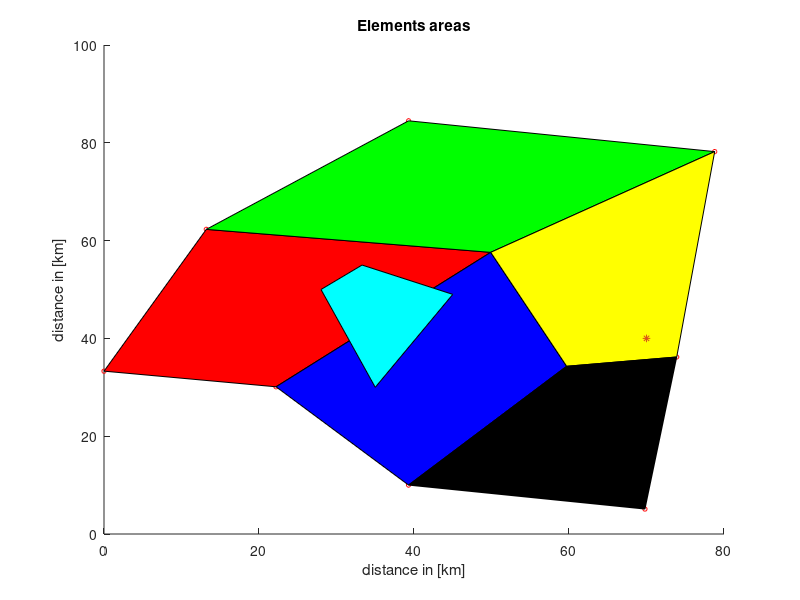

The MATLAB script that drew this image: (Note: this script raises an error after producing the figure.)
%% Program: RAINFALL 
%
%   @DESCRIPTION: Define the amount of rainfall 
%   @AUTHOR: Renan Miranda Portela
%
%% Clean memory and close windows
clear all
close all
clc

%% COORDINATE MATRIX
%   coord = [number | X-position | Y-position] 

coord = [1 0 33.3;
         2 13.2 62.3;
         3 39.3 84.5;
         4 22.2 30.1;
         5 49.9 57.6;
         6 78.8 78.2;
         7 39.3 10.0;
         8 59.7 34.3;
         9 73.9 36.2;
         10 69.8 5.1;
         11 28.0 50.0;
         12 33.3 55.0;
         13 45.0 49.0;
         14 35.0 30.0];
     
scatter(coord(:,2),coord(:,3),10,[1 0 0]) % presenting the nodes
     
%% INCIDENCE MATRIX
% inci = [number of the element | node-1 | node-2 | node-3 | node-4 ]

inci = [1 1 4 5 2;
        2 2 5 6 3;
        3 4 7 8 5;
        4 5 8 9 6;
        5 7 10 9 8;
        6 11 14 13 12];

%% RAINFALL MATRIX
u = [4.62 3.81 4.76 5.45 4.90 10.35 4.96 4.26 18.36 15.69];
    
%% COLOR MATRIX
cores = [1 0 0;
         0 1 0;
         0 0 1;
         1 1 0;
         0 0 0;
         0 1 1];

%% AREA PLOTS     
 for i = 1:size(inci,1)
     x = [coord(inci(i,2),2),coord(inci(i,3),2),coord(inci(i,4),2),coord(inci(i,5),2)];
     y = [coord(inci(i,2),3),coord(inci(i,3),3),coord(inci(i,4),3),coord(inci(i,5),3)];
     patch(x,y,cores(i,:))
 end
 
title('Elements areas')
xlabel('distance in [km]')
ylabel('distance in [km]')
hold on 
scatter(70,40,30,'*')

%% TOTAL AREA
A = 0;            % STARTING SUM
a_i = zeros(5,1); % ELEMENT AREA VALUE 

for i = 1:5                  % COMPUTING THE AREA BY THE JACOBIAN 
    x1 = coord(inci(i,2),2); % X-COORDINATES 
    x2 = coord(inci(i,3),2);
    x3 = coord(inci(i,4),2);
    x4 = coord(inci(i,5),2);
    
    y1 = coord(inci(i,2),3); % Y-COORDINATES
    y2 = coord(inci(i,3),3);
    y3 = coord(inci(i,4),3);
    y4 = coord(inci(i,5),3);
    
    a = 0.5*(x1*y2-x2*y1-x1*y4+x2*y3-x3*y2+x4*y1+x3*y4-x4*y3);
    a_i(i) = a;
    A = A + a;
end

A2 = 0;

for i = 1:5                  % COMPUTING AREA BY GAUSSIAN QUADRATURE 
    x1 = coord(inci(i,2),2); % X-COORDINATES
    x2 = coord(inci(i,3),2);
    x3 = coord(inci(i,4),2);
    x4 = coord(inci(i,5),2);
    x = [x1,x2,x3,x4];
    
    y1 = coord(inci(i,2),3); % Y-COORDINATES
    y2 = coord(inci(i,3),3);
    y3 = coord(inci(i,4),3);
    y4 = coord(inci(i,5),3);
    y = [y1,y2,y3,y4];
    
    for j = 1:2
        if j == 1
            e = -0.57735;
        else 
            e = 0.57735;
        end
        for m = 1:2
            if m == 1
                n = -0.57735;
            else 
                n = 0.57735;
            end
            
            a = 0.25*[-(1-n),(1-n),(1+n),-(1+n);
                      -(1-e),-(1+e),(1+e),(1-e)];
            b(:,1) = x';
            b(:,2) = y';
            
            J = a*b;
%             [ J ] = jacobiano_4P( e,n,x,y );
            
            A2 = A2 + det(J);
        end
    end
end

%% TOTAL RAINFALL
 
Q = 0;           % TOTAL RAINFALL VARIABLE
g = zeros(5,1);

for i = 1:5                  % BY THE JACOBIAN
    x1 = coord(inci(i,2),2); % X-COORDINATES
    x2 = coord(inci(i,3),2);
    x3 = coord(inci(i,4),2);
    x4 = coord(inci(i,5),2);
        
    y1 = coord(inci(i,2),3); % Y-COORDINATES
    y2 = coord(inci(i,3),3);
    y3 = coord(inci(i,4),3);
    y4 = coord(inci(i,5),3);
    
    u1 = u(inci(i,2));
    u2 = u(inci(i,3));
    u3 = u(inci(i,4));
    u4 = u(inci(i,5));
    
    q = (4*(u1/4 - u2/4 - u3/4 + u4/4)*((x1*y3)/8 - (x3*y1)/8 - (x1*y4)/8 - (x2*y3)/8 + (x3*y2)/8 + (x4*y1)/8 + (x2*y4)/8 - (x4*y2)/8))/3 + (4*(u1/4 + u2/4 - u3/4 - u4/4)*((x1*y2)/8 - (x2*y1)/8 - (x1*y3)/8 + (x3*y1)/8 + (x2*y4)/8 - (x4*y2)/8 - (x3*y4)/8 + (x4*y3)/8))/3 + 4*(u1/4 + u2/4 + u3/4 + u4/4)*((x1*y2)/8 - (x2*y1)/8 - (x1*y4)/8 + (x2*y3)/8 - (x3*y2)/8 + (x4*y1)/8 + (x3*y4)/8 - (x4*y3)/8);
    g(i) = q;
    Q = Q + q;
end

fprintf('\n\n******* TOTAL RAINFALL *******\n')
fprintf('        %f\n',Q)

%% AVERAGE RAINFALL

MQ = Q/A;

fprintf('\n\n******* AVERAGE RAINFALL *******\n')
fprintf('       %f\n',MQ)

%% INTERPOLATION

x=[49.9,59.7,73.9,78.8]; % POINTS TO INTERPOLATE AROUND X
y=[57.6,34.3,36.2,78.2]; % POINTS TO INTERPOLATE AROUND Y

X=70; % REFERENCE POINT
Y=40;

U_Ponto_Interpolado = u(5)*n(1)+u(8)*n(2)+u(9)*n(3)+u(6)*n(4);

fprintf('\n\n******* AMOUNT OF RAINFALL AT (70,40) *******\n')
fprintf('       %f\n',U_Ponto_Interpolado)

%% RAINFALL IN REGION A

A = zeros(2,4);

for i = 1:4
    A(1,i) = coord(inci(6,i+1),2); % X-COORDINATES
end

for j = 1:4
    A(2,j) = coord(inci(6,j+1),3); % Y-COORDINATES
end
 
B = zeros(2,4);

for i = 1:4
    B(1,i) = coord(inci(1,i+1),2); 
end

for j = 1:4
    B(2,j) = coord(inci(1,j+1),3); 
end

C = zeros(2,4);

for i = 1:4
    C(1,i) = coord(inci(3,i+1),2); 
end

for j = 1:4
    C(2,j) = coord(inci(3,j+1),3); 
end

x = B(1,:); % ELEMENT 1 REGION
y = B(2,:);

X = A(1,1);
Y = A(2,1);

[ n ] = NR_search( x,y,X,Y ); % A1 POINT

U_A1 = u(1)*n(1)+u(4)*n(2)+u(5)*n(3)+u(2)*n(4);

X = A(1,4);
Y = A(2,4);

[ n ] = NR_search( x,y,X,Y ); % A4 POINT

U_A4 = u(1)*n(1)+u(4)*n(2)+u(5)*n(3)+u(2)*n(4);

x = C(1,:); %região do elemento 3
y = C(2,:);

X = A(1,2);
Y = A(2,2);

[ n ] = NR_search( x,y,X,Y ); % A4 POINT

U_A2 = u(4)*n(1)+u(7)*n(2)+u(8)*n(3)+u(5)*n(4); % A2 POINT

X = A(1,3);
Y = A(2,3);

[ n ] = NR_search( x,y,X,Y ); % A4 POINT

U_A3 = u(4)*n(1)+u(7)*n(2)+u(8)*n(3)+u(5)*n(4); % A3 POINT

x1 = A(1,1); x2 = A(1,2); x3 = A(1,3); x4 = A(1,4);
y1 = A(2,1); y2 = A(2,2); y3 = A(2,3); y4 = A(2,4);

Q_A = (4*(U_A1/4 - U_A2/4 - U_A3/4 + U_A4/4)*((x1*y3)/8 - (x3*y1)/8 - (x1*y4)/8 - (x2*y3)/8 + (x3*y2)/8 + (x4*y1)/8 + (x2*y4)/8 - (x4*y2)/8))/3 + (4*(u1/4 + u2/4 - u3/4 - u4/4)*((x1*y2)/8 - (x2*y1)/8 - (x1*y3)/8 + (x3*y1)/8 + (x2*y4)/8 - (x4*y2)/8 - (x3*y4)/8 + (x4*y3)/8))/3 + 4*(u1/4 + u2/4 + u3/4 + u4/4)*((x1*y2)/8 - (x2*y1)/8 - (x1*y4)/8 + (x2*y3)/8 - (x3*y2)/8 + (x4*y1)/8 + (x3*y4)/8 - (x4*y3)/8);

Area_A = 0.5*(x1*y2-x2*y1-x1*y4+x2*y3-x3*y2+x4*y1+x3*y4-x4*y3);

MQ_A = Q_A/Area_A;

fprintf('\n\n******* TOTAL AMOUNT OF RAINFALL IN ELEMENT A *******\n')
fprintf('       %f\n',Q_A)

fprintf('\n\n******* AVERAGE AMOUNT OF RAINFALL IN ELEMENT A *******\n')
fprintf('       %f\n',MQ_A)
